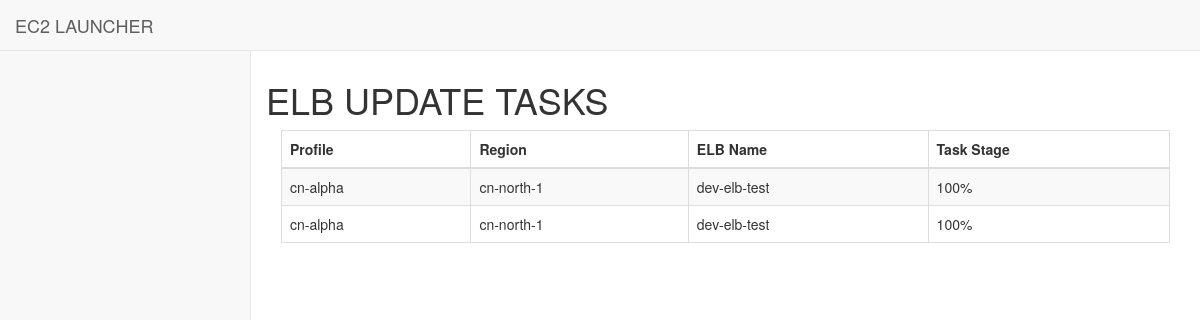
Page /launcher/elb/elb_tasks/ on the earlier database version.
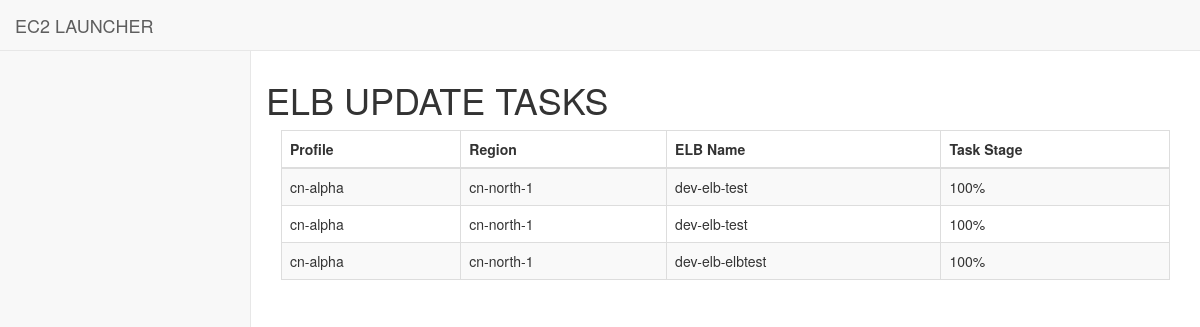
Same page on the later database version.
### launcher/models.py (models this page shows, shortened)
class ELBGenericUpdateTask(models.Model):
    elb_name = models.CharField(max_length=1000)
    profile = models.ForeignKey(Profile, on_delete=models.CASCADE, default=None, null=True)
    region = models.ForeignKey(Region, on_delete=models.CASCADE, default=None, null=True)
    instances_reg = models.TextField()
    instances_dereg = models.TextField()
    finished = models.BooleanField(default=False)
    confirmed = models.BooleanField(default=False)
    stage = models.IntegerField(default=0)
    @property
    def status(self):
        progress_txt = ["25%", "50%", "75%", "100%"]
        status_txt = [
            "Task queued.",
            "Registered new instances. Checking health states ...",
            "New instances InService. Deregistering old instances ...",
            "Completed."
        ]
        return (progress_txt[self.stage], status_txt[self.stage])

class Profile(models.Model):
    name = models.CharField(max_length=100)
    account_id = models.CharField(max_length=200)

class Region(models.Model):
    name = models.CharField(max_length=100)
    full_name = models.CharField(max_length=100)
    code = models.CharField(max_length=100)
    profiles = models.ManyToManyField(Profile)

### launcher/views.py (the view)
def elb_tasks(request):
    tasks = ELBGenericUpdateTask.objects.all()
    return render(request, 'launcher/elb_tasks.html', {'tasks': tasks})

### launcher/templates/launcher/elb_tasks.html (shortened to what this page needs)
<!DOCTYPE html>
{% load static %}
<html>
    <head>
        <link rel="stylesheet" type="text/css" href="{% static 'launcher/css/bootstrap.min.css' %}"/>
        <link rel="stylesheet" type="text/css" href="{% static 'launcher/css/common.css' %}"/>
        <link rel="stylesheet" type="text/css" href="{% static 'launcher/css/metisMenu.min.css' %}"/>
        <link rel="stylesheet" type="text/css" href="{% static 'launcher/css/font-awesome.min.css' %}"/>
        <link rel="stylesheet" type="text/css" href="{% static 'launcher/css/sb-admin-2.css' %}"/>
        <link rel="stylesheet" type="text/css" href="{% static 'launcher/css/messenger.css' %}"/>
        <link rel="stylesheet" type="text/css" href="{% static 'launcher/css/messenger-theme-flat.css' %}"/>
    </head>
    <body>
        <div id="wrapper">
            <nav class="navbar navbar-default navbar-fixed-top" role="navigation" style="margin-bottom: 0px;">
                <div class="navbar-header">
                    <a class="navbar-brand" href="{% url 'launcher:index' %}">EC2 LAUNCHER</a>
                </div>
            </nav>
             <div id="page-wrapper">
                <div class="row">
                    <h1>ELB UPDATE TASKS</h1>
                </div>
                <div class="row">
                    <div class="col-lg-12">
                        <table class="table table-striped table-bordered table-hover">
                            <thead>
                                <tr>
                                    <th>Profile</th>
                                    <th>Region</th>
                                    <th>ELB Name</th>
                                    <th>Task Stage</th>
                            </thead>
                            <tbody>
                                {% for task in tasks %}
                                <tr>
                                    <td>{{task.profile.name}}</td>
                                    <td>{{task.region.code}}</td>
                                    <td>{{task.elb_name}}</td>
                                    <td>{{task.status.0}}</td>
                                </tr>
                                {% endfor %}
                            </tbody>
                        </table>
                    </div>
                 </div>
             </div>
    </body>
</html>

Differences in the rows shown:
added ELBGenericUpdateTask: profile.name "cn-alpha", region.code "cn-north-1", elb_name "dev-elb-elbtest", status.0 "100%"
